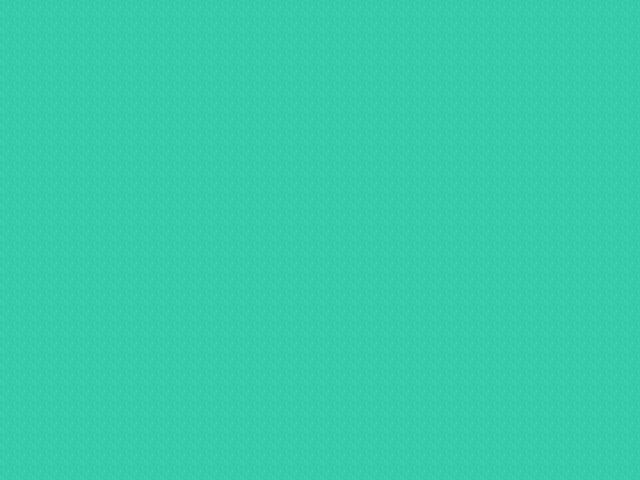

Tiled map render using the project's own tile images. Description and the whole map definition, tile-layer contents included, below:
An orthogonal 40x30 tile map with 16x16 px tiles, 1 tile layer (Camada de Blocos 1).

<map version="1.10" tiledversion="1.11.2" orientation="orthogonal" renderorder="right-down" width="40" height="30" tilewidth="16" tileheight="16" infinite="0" nextlayerid="2" nextobjectid="1">
 <tileset firstgid="1" name="tiles-urban" tilewidth="16" tileheight="16" spacing="1" tilecount="486" columns="27">
  <image source="tilemap.png" width="458" height="305" />
 </tileset>
 <layer id="1" name="Camada de Blocos 1" width="40" height="30">
  <data encoding="csv">
29,29,29,29,29,29,29,29,29,29,29,29,29,29,29,29,29,29,29,29,29,29,29,29,29,29,29,29,29,29,29,29,29,29,29,29,29,29,29,29,
29,29,29,29,29,29,29,29,29,29,29,29,29,29,29,29,29,29,29,29,29,29,29,29,29,29,29,29,29,29,29,29,29,29,29,29,29,29,29,29,
29,29,29,29,29,29,29,29,29,29,29,29,29,29,29,29,29,29,29,29,29,29,29,29,29,29,29,29,29,29,29,29,29,29,29,29,29,29,29,29,
29,29,29,29,29,29,29,29,29,29,29,29,29,29,29,29,29,29,29,29,29,29,29,29,29,29,29,29,29,29,29,29,29,29,29,29,29,29,29,29,
29,29,29,29,29,29,29,29,29,29,29,29,29,29,29,29,29,29,29,29,29,29,29,29,29,29,29,29,29,29,29,29,29,29,29,29,29,29,29,29,
29,29,29,29,29,29,29,29,29,29,29,29,29,29,29,29,29,29,29,29,29,29,29,29,29,29,29,29,29,29,29,29,29,29,29,29,29,29,29,29,
29,29,29,29,29,29,29,29,29,29,29,29,29,29,29,29,29,29,29,29,29,29,29,29,29,29,29,29,29,29,29,29,29,29,29,29,29,29,29,29,
29,29,29,29,29,29,29,29,29,29,29,29,29,29,29,29,29,29,29,29,29,29,29,29,29,29,29,29,29,29,29,29,29,29,29,29,29,29,29,29,
29,29,29,29,29,29,29,29,29,29,29,29,29,29,29,29,29,29,29,29,29,29,29,29,29,29,29,29,29,29,29,29,29,29,29,29,29,29,29,29,
29,29,29,29,29,29,29,29,29,29,29,29,29,29,29,29,29,29,29,29,29,29,29,29,29,29,29,29,29,29,29,29,29,29,29,29,29,29,29,29,
29,29,29,29,29,29,29,29,29,29,29,29,29,29,29,29,29,29,29,29,29,29,29,29,29,29,29,29,29,29,29,29,29,29,29,29,29,29,29,29,
29,29,29,29,29,29,29,29,29,29,29,29,29,29,29,29,29,29,29,29,29,29,29,29,29,29,29,29,29,29,29,29,29,29,29,29,29,29,29,29,
29,29,29,29,29,29,29,29,29,29,29,29,29,29,29,29,29,29,29,29,29,29,29,29,29,29,29,29,29,29,29,29,29,29,29,29,29,29,29,29,
29,29,29,29,29,29,29,29,29,29,29,29,29,29,29,29,29,29,29,29,29,29,29,29,29,29,29,29,29,29,29,29,29,29,29,29,29,29,29,29,
29,29,29,29,29,29,29,29,29,29,29,29,29,29,29,29,29,29,29,29,29,29,29,29,29,29,29,29,29,29,29,29,29,29,29,29,29,29,29,29,
29,29,29,29,29,29,29,29,29,29,29,29,29,29,29,29,29,29,29,29,29,29,29,29,29,29,29,29,29,29,29,29,29,29,29,29,29,29,29,29,
29,29,29,29,29,29,29,29,29,29,29,29,29,29,29,29,29,29,29,29,29,29,29,29,29,29,29,29,29,29,29,29,29,29,29,29,29,29,29,29,
29,29,29,29,29,29,29,29,29,29,29,29,29,29,29,29,29,29,29,29,29,29,29,29,29,29,29,29,29,29,29,29,29,29,29,29,29,29,29,29,
29,29,29,29,29,29,29,29,29,29,29,29,29,29,29,29,29,29,29,29,29,29,29,29,29,29,29,29,29,29,29,29,29,29,29,29,29,29,29,29,
29,29,29,29,29,29,29,29,29,29,29,29,29,29,29,29,29,29,29,29,29,29,29,29,29,29,29,29,29,29,29,29,29,29,29,29,29,29,29,29,
29,29,29,29,29,29,29,29,29,29,29,29,29,29,29,29,29,29,29,29,29,29,29,29,29,29,29,29,29,29,29,29,29,29,29,29,29,29,29,29,
29,29,29,29,29,29,29,29,29,29,29,29,29,29,29,29,29,29,29,29,29,29,29,29,29,29,29,29,29,29,29,29,29,29,29,29,29,29,29,29,
29,29,29,29,29,29,29,29,29,29,29,29,29,29,29,29,29,29,29,29,29,29,29,29,29,29,29,29,29,29,29,29,29,29,29,29,29,29,29,29,
29,29,29,29,29,29,29,29,29,29,29,29,29,29,29,29,29,29,29,29,29,29,29,29,29,29,29,29,29,29,29,29,29,29,29,29,29,29,29,29,
29,29,29,29,29,29,29,29,29,29,29,29,29,29,29,29,29,29,29,29,29,29,29,29,29,29,29,29,29,29,29,29,29,29,29,29,29,29,29,29,
29,29,29,29,29,29,29,29,29,29,29,29,29,29,29,29,29,29,29,29,29,29,29,29,29,29,29,29,29,29,29,29,29,29,29,29,29,29,29,29,
29,29,29,29,29,29,29,29,29,29,29,29,29,29,29,29,29,29,29,29,29,29,29,29,29,29,29,29,29,29,29,29,29,29,29,29,29,29,29,29,
29,29,29,29,29,29,29,29,29,29,29,29,29,29,29,29,29,29,29,29,29,29,29,29,29,29,29,29,29,29,29,29,29,29,29,29,29,29,29,29,
29,29,29,29,29,29,29,29,29,29,29,29,29,29,29,29,29,29,29,29,29,29,29,29,29,29,29,29,29,29,29,29,29,29,29,29,29,29,29,29,
29,29,29,29,29,29,29,29,29,29,29,29,29,29,29,29,29,29,29,29,29,29,29,29,29,29,29,29,29,29,29,29,29,29,29,29,29,29,29,29
</data>
 </layer>
</map>
